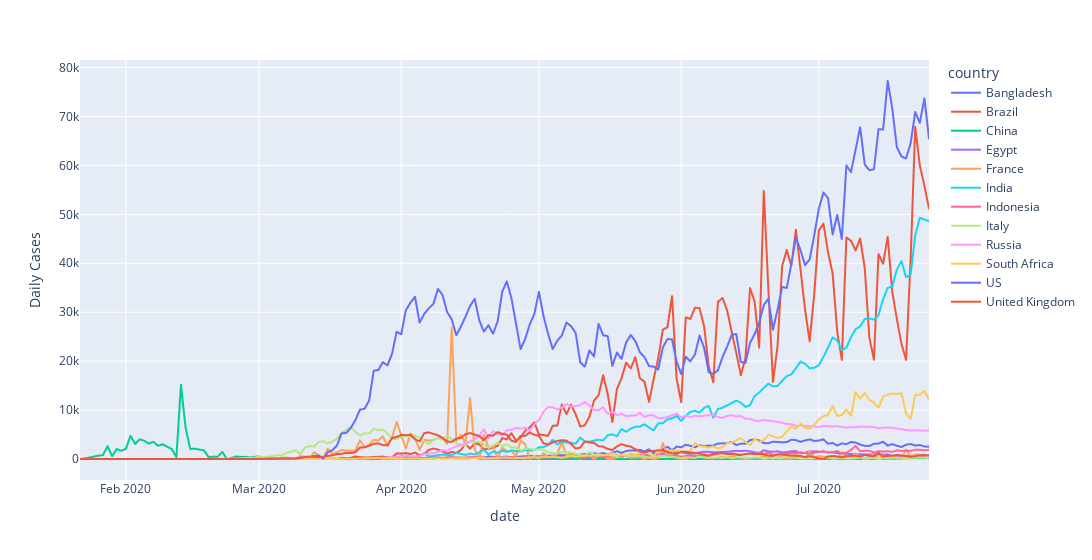
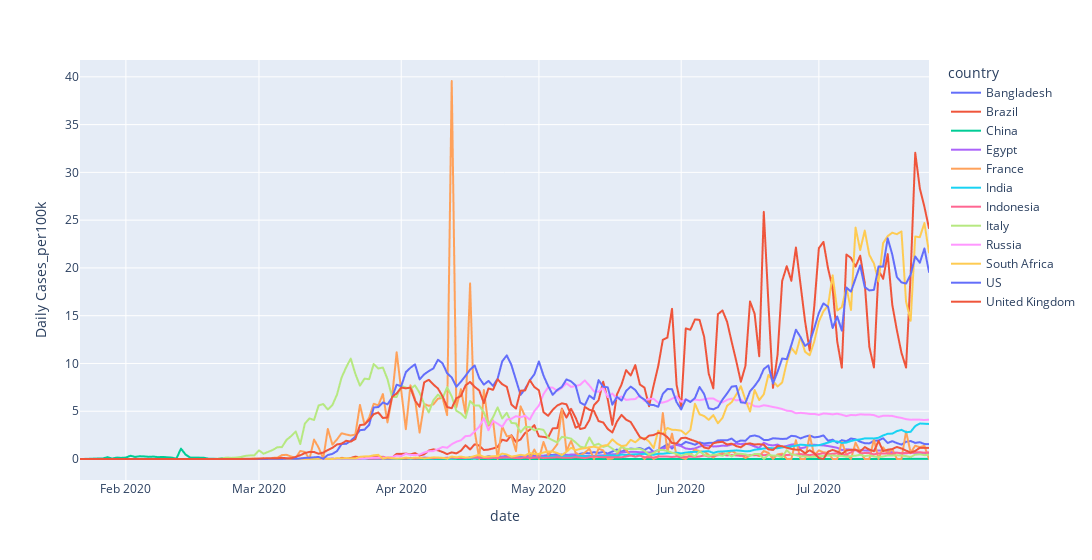
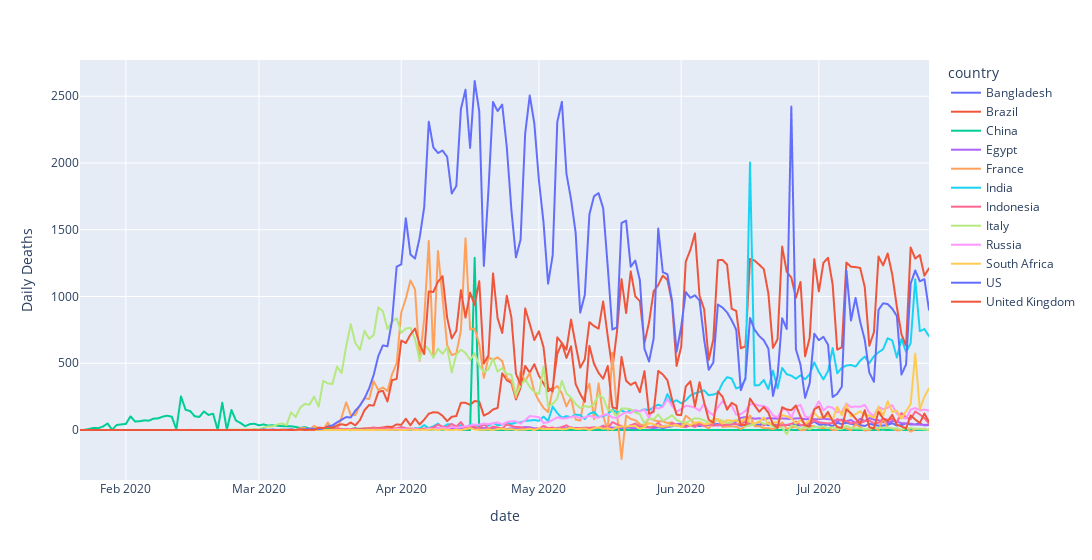
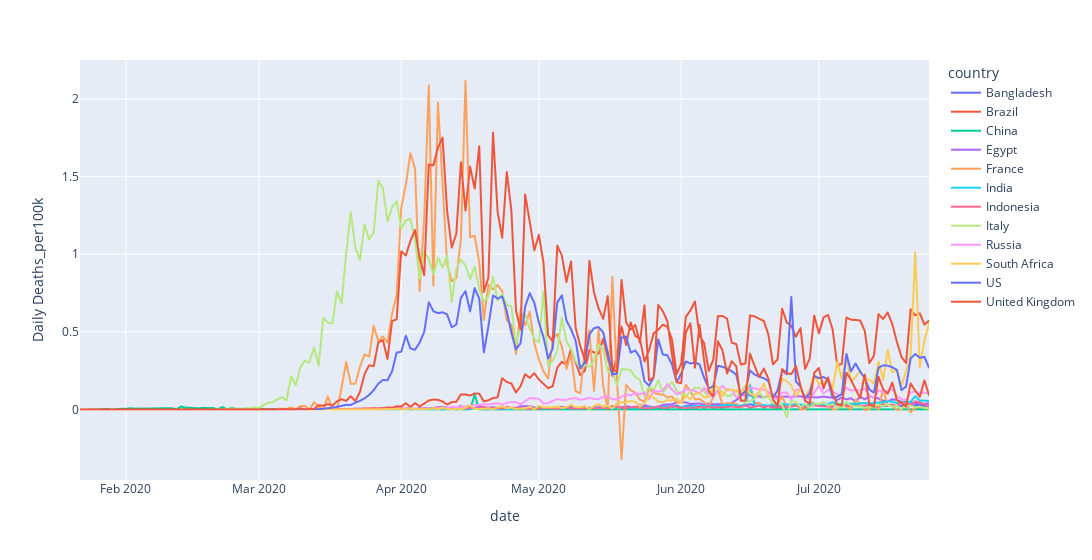

Notebook source saved alongside these figures, in order:
### Code cell
def lineplot_by_country(
        dataframe, 
        y_axis,
        x_axis = "date",
        query = "country in ('US', 'United Kingdom', 'France', 'Italy', 'Egypt', 'India', 'China', 'Russia', 'South Africa', 'Bangladesh', 'Indonesia', 'Brazil') ", 
        color='country', 
        width=1200,
        log_y = False):
    fig = px.line(
            dataframe.query(query),
            x=x_axis, y=y_axis, color=color, width=width, log_y=log_y)
    fig.show()

lineplot_by_country(covid19.df_daily, covid19.COL_DAILY_CASES)
lineplot_by_country(covid19.df_daily, covid19.COL_DAILY_CASES + '_per100k')
lineplot_by_country(covid19.df_daily, covid19.COL_DAILY_DEATHS)
lineplot_by_country(covid19.df_daily, covid19.COL_DAILY_DEATHS + '_per100k')

### Figure 1 — Plotly figure (JSON) as saved in the notebook; plotly's stock layout.template omitted (floating-point values rounded to 4 significant figures; data arrays with more than 128 entries replaced by an {"elided": "..."} marker saying what was removed)
{"data": [{"hovertemplate": "country=Bangladesh<br>date=%{x}<br>Daily Cases=%{y}<extra></extra>", "legendgroup": "Bangladesh", "line": {"color": "#636efa", "dash": "solid"}, "mode": "lines", "name": "Bangladesh", "showlegend": true, "type": "scattergl", "x": {"elided": "186 str values"}, "xaxis": "x", "y": {"elided": "186 int values"}, "yaxis": "y"}, {"hovertemplate": "country=Brazil<br>date=%{x}<br>Daily Cases=%{y}<extra></extra>", "legendgroup": "Brazil", "line": {"color": "#EF553B", "dash": "solid"}, "mode": "lines", "name": "Brazil", "showlegend": true, "type": "scattergl", "x": {"elided": "186 str values"}, "xaxis": "x", "y": {"elided": "186 int values"}, "yaxis": "y"}, {"hovertemplate": "country=China<br>date=%{x}<br>Daily Cases=%{y}<extra></extra>", "legendgroup": "China", "line": {"color": "#00cc96", "dash": "solid"}, "mode": "lines", "name": "China", "showlegend": true, "type": "scattergl", "x": {"elided": "186 str values"}, "xaxis": "x", "y": {"elided": "186 int values"}, "yaxis": "y"}, {"hovertemplate": "country=Egypt<br>date=%{x}<br>Daily Cases=%{y}<extra></extra>", "legendgroup": "Egypt", "line": {"color": "#ab63fa", "dash": "solid"}, "mode": "lines", "name": "Egypt", "showlegend": true, "type": "scattergl", "x": {"elided": "186 str values"}, "xaxis": "x", "y": {"elided": "186 int values"}, "yaxis": "y"}, {"hovertemplate": "country=France<br>date=%{x}<br>Daily Cases=%{y}<extra></extra>", "legendgroup": "France", "line": {"color": "#FFA15A", "dash": "solid"}, "mode": "lines", "name": "France", "showlegend": true, "type": "scattergl", "x": {"elided": "186 str values"}, "xaxis": "x", "y": {"elided": "186 int values"}, "yaxis": "y"}, {"hovertemplate": "country=India<br>date=%{x}<br>Daily Cases=%{y}<extra></extra>", "legendgroup": "India", "line": {"color": "#19d3f3", "dash": "solid"}, "mode": "lines", "name": "India", "showlegend": true, "type": "scattergl", "x": {"elided": "186 str values"}, "xaxis": "x", "y": {"elided": "186 int values"}, "yaxis": "y"}, {"hovertemplate": "country=Indonesia<br>date=%{x}<br>Daily Cases=%{y}<extra></extra>", "legendgroup": "Indonesia", "line": {"color": "#FF6692", "dash": "solid"}, "mode": "lines", "name": "Indonesia", "showlegend": true, "type": "scattergl", "x": {"elided": "186 str values"}, "xaxis": "x", "y": {"elided": "186 int values"}, "yaxis": "y"}, {"hovertemplate": "country=Italy<br>date=%{x}<br>Daily Cases=%{y}<extra></extra>", "legendgroup": "Italy", "line": {"color": "#B6E880", "dash": "solid"}, "mode": "lines", "name": "Italy", "showlegend": true, "type": "scattergl", "x": {"elided": "186 str values"}, "xaxis": "x", "y": {"elided": "186 int values"}, "yaxis": "y"}, {"hovertemplate": "country=Russia<br>date=%{x}<br>Daily Cases=%{y}<extra></extra>", "legendgroup": "Russia", "line": {"color": "#FF97FF", "dash": "solid"}, "mode": "lines", "name": "Russia", "showlegend": true, "type": "scattergl", "x": {"elided": "186 str values"}, "xaxis": "x", "y": {"elided": "186 int values"}, "yaxis": "y"}, {"hovertemplate": "country=South Africa<br>date=%{x}<br>Daily Cases=%{y}<extra></extra>", "legendgroup": "South Africa", "line": {"color": "#FECB52", "dash": "solid"}, "mode": "lines", "name": "South Africa", "showlegend": true, "type": "scattergl", "x": {"elided": "186 str values"}, "xaxis": "x", "y": {"elided": "186 int values"}, "yaxis": "y"}, {"hovertemplate": "country=US<br>date=%{x}<br>Daily Cases=%{y}<extra></extra>", "legendgroup": "US", "line": {"color": "#636efa", "dash": "solid"}, "mode": "lines", "name": "US", "showlegend": true, "type": "scattergl", "x": {"elided": "186 str values"}, "xaxis": "x", "y": {"elided": "186 int values"}, "yaxis": "y"}, {"hovertemplate": "country=United Kingdom<br>date=%{x}<br>Daily Cases=%{y}<extra></extra>", "legendgroup": "United Kingdom", "line": {"color": "#EF553B", "dash": "solid"}, "mode": "lines", "name": "United Kingdom", "showlegend": true, "type": "scattergl", "x": {"elided": "186 str values"}, "xaxis": "x", "y": {"elided": "186 int values"}, "yaxis": "y"}], "layout": {"legend": {"title": {"text": "country"}, "tracegroupgap": 0}, "margin": {"t": 60}, "width": 1200, "xaxis": {"anchor": "y", "domain": [0, 1], "title": {"text": "date"}}, "yaxis": {"anchor": "x", "domain": [0, 1], "title": {"text": "Daily Cases"}}}}

### Figure 2 — Plotly figure (JSON) as saved in the notebook; plotly's stock layout.template omitted (floating-point values rounded to 4 significant figures; data arrays with more than 128 entries replaced by an {"elided": "..."} marker saying what was removed)
{"data": [{"hovertemplate": "country=Bangladesh<br>date=%{x}<br>Daily Cases_per100k=%{y}<extra></extra>", "legendgroup": "Bangladesh", "line": {"color": "#636efa", "dash": "solid"}, "mode": "lines", "name": "Bangladesh", "showlegend": true, "type": "scattergl", "x": {"elided": "186 str values"}, "xaxis": "x", "y": {"elided": "186 float values"}, "yaxis": "y"}, {"hovertemplate": "country=Brazil<br>date=%{x}<br>Daily Cases_per100k=%{y}<extra></extra>", "legendgroup": "Brazil", "line": {"color": "#EF553B", "dash": "solid"}, "mode": "lines", "name": "Brazil", "showlegend": true, "type": "scattergl", "x": {"elided": "186 str values"}, "xaxis": "x", "y": {"elided": "186 float values"}, "yaxis": "y"}, {"hovertemplate": "country=China<br>date=%{x}<br>Daily Cases_per100k=%{y}<extra></extra>", "legendgroup": "China", "line": {"color": "#00cc96", "dash": "solid"}, "mode": "lines", "name": "China", "showlegend": true, "type": "scattergl", "x": {"elided": "186 str values"}, "xaxis": "x", "y": {"elided": "186 float values"}, "yaxis": "y"}, {"hovertemplate": "country=Egypt<br>date=%{x}<br>Daily Cases_per100k=%{y}<extra></extra>", "legendgroup": "Egypt", "line": {"color": "#ab63fa", "dash": "solid"}, "mode": "lines", "name": "Egypt", "showlegend": true, "type": "scattergl", "x": {"elided": "186 str values"}, "xaxis": "x", "y": {"elided": "186 float values"}, "yaxis": "y"}, {"hovertemplate": "country=France<br>date=%{x}<br>Daily Cases_per100k=%{y}<extra></extra>", "legendgroup": "France", "line": {"color": "#FFA15A", "dash": "solid"}, "mode": "lines", "name": "France", "showlegend": true, "type": "scattergl", "x": {"elided": "186 str values"}, "xaxis": "x", "y": {"elided": "186 float values"}, "yaxis": "y"}, {"hovertemplate": "country=India<br>date=%{x}<br>Daily Cases_per100k=%{y}<extra></extra>", "legendgroup": "India", "line": {"color": "#19d3f3", "dash": "solid"}, "mode": "lines", "name": "India", "showlegend": true, "type": "scattergl", "x": {"elided": "186 str values"}, "xaxis": "x", "y": {"elided": "186 float values"}, "yaxis": "y"}, {"hovertemplate": "country=Indonesia<br>date=%{x}<br>Daily Cases_per100k=%{y}<extra></extra>", "legendgroup": "Indonesia", "line": {"color": "#FF6692", "dash": "solid"}, "mode": "lines", "name": "Indonesia", "showlegend": true, "type": "scattergl", "x": {"elided": "186 str values"}, "xaxis": "x", "y": {"elided": "186 float values"}, "yaxis": "y"}, {"hovertemplate": "country=Italy<br>date=%{x}<br>Daily Cases_per100k=%{y}<extra></extra>", "legendgroup": "Italy", "line": {"color": "#B6E880", "dash": "solid"}, "mode": "lines", "name": "Italy", "showlegend": true, "type": "scattergl", "x": {"elided": "186 str values"}, "xaxis": "x", "y": {"elided": "186 float values"}, "yaxis": "y"}, {"hovertemplate": "country=Russia<br>date=%{x}<br>Daily Cases_per100k=%{y}<extra></extra>", "legendgroup": "Russia", "line": {"color": "#FF97FF", "dash": "solid"}, "mode": "lines", "name": "Russia", "showlegend": true, "type": "scattergl", "x": {"elided": "186 str values"}, "xaxis": "x", "y": {"elided": "186 float values"}, "yaxis": "y"}, {"hovertemplate": "country=South Africa<br>date=%{x}<br>Daily Cases_per100k=%{y}<extra></extra>", "legendgroup": "South Africa", "line": {"color": "#FECB52", "dash": "solid"}, "mode": "lines", "name": "South Africa", "showlegend": true, "type": "scattergl", "x": {"elided": "186 str values"}, "xaxis": "x", "y": {"elided": "186 float values"}, "yaxis": "y"}, {"hovertemplate": "country=US<br>date=%{x}<br>Daily Cases_per100k=%{y}<extra></extra>", "legendgroup": "US", "line": {"color": "#636efa", "dash": "solid"}, "mode": "lines", "name": "US", "showlegend": true, "type": "scattergl", "x": {"elided": "186 str values"}, "xaxis": "x", "y": {"elided": "186 float values"}, "yaxis": "y"}, {"hovertemplate": "country=United Kingdom<br>date=%{x}<br>Daily Cases_per100k=%{y}<extra></extra>", "legendgroup": "United Kingdom", "line": {"color": "#EF553B", "dash": "solid"}, "mode": "lines", "name": "United Kingdom", "showlegend": true, "type": "scattergl", "x": {"elided": "186 str values"}, "xaxis": "x", "y": {"elided": "186 float values"}, "yaxis": "y"}], "layout": {"legend": {"title": {"text": "country"}, "tracegroupgap": 0}, "margin": {"t": 60}, "width": 1200, "xaxis": {"anchor": "y", "domain": [0, 1], "title": {"text": "date"}}, "yaxis": {"anchor": "x", "domain": [0, 1], "title": {"text": "Daily Cases_per100k"}}}}

### Figure 3 — Plotly figure (JSON) as saved in the notebook; plotly's stock layout.template omitted (floating-point values rounded to 4 significant figures; data arrays with more than 128 entries replaced by an {"elided": "..."} marker saying what was removed)
{"data": [{"hovertemplate": "country=Bangladesh<br>date=%{x}<br>Daily Deaths=%{y}<extra></extra>", "legendgroup": "Bangladesh", "line": {"color": "#636efa", "dash": "solid"}, "mode": "lines", "name": "Bangladesh", "showlegend": true, "type": "scattergl", "x": {"elided": "186 str values"}, "xaxis": "x", "y": {"elided": "186 int values"}, "yaxis": "y"}, {"hovertemplate": "country=Brazil<br>date=%{x}<br>Daily Deaths=%{y}<extra></extra>", "legendgroup": "Brazil", "line": {"color": "#EF553B", "dash": "solid"}, "mode": "lines", "name": "Brazil", "showlegend": true, "type": "scattergl", "x": {"elided": "186 str values"}, "xaxis": "x", "y": {"elided": "186 int values"}, "yaxis": "y"}, {"hovertemplate": "country=China<br>date=%{x}<br>Daily Deaths=%{y}<extra></extra>", "legendgroup": "China", "line": {"color": "#00cc96", "dash": "solid"}, "mode": "lines", "name": "China", "showlegend": true, "type": "scattergl", "x": {"elided": "186 str values"}, "xaxis": "x", "y": {"elided": "186 int values"}, "yaxis": "y"}, {"hovertemplate": "country=Egypt<br>date=%{x}<br>Daily Deaths=%{y}<extra></extra>", "legendgroup": "Egypt", "line": {"color": "#ab63fa", "dash": "solid"}, "mode": "lines", "name": "Egypt", "showlegend": true, "type": "scattergl", "x": {"elided": "186 str values"}, "xaxis": "x", "y": {"elided": "186 int values"}, "yaxis": "y"}, {"hovertemplate": "country=France<br>date=%{x}<br>Daily Deaths=%{y}<extra></extra>", "legendgroup": "France", "line": {"color": "#FFA15A", "dash": "solid"}, "mode": "lines", "name": "France", "showlegend": true, "type": "scattergl", "x": {"elided": "186 str values"}, "xaxis": "x", "y": {"elided": "186 int values"}, "yaxis": "y"}, {"hovertemplate": "country=India<br>date=%{x}<br>Daily Deaths=%{y}<extra></extra>", "legendgroup": "India", "line": {"color": "#19d3f3", "dash": "solid"}, "mode": "lines", "name": "India", "showlegend": true, "type": "scattergl", "x": {"elided": "186 str values"}, "xaxis": "x", "y": {"elided": "186 int values"}, "yaxis": "y"}, {"hovertemplate": "country=Indonesia<br>date=%{x}<br>Daily Deaths=%{y}<extra></extra>", "legendgroup": "Indonesia", "line": {"color": "#FF6692", "dash": "solid"}, "mode": "lines", "name": "Indonesia", "showlegend": true, "type": "scattergl", "x": {"elided": "186 str values"}, "xaxis": "x", "y": {"elided": "186 int values"}, "yaxis": "y"}, {"hovertemplate": "country=Italy<br>date=%{x}<br>Daily Deaths=%{y}<extra></extra>", "legendgroup": "Italy", "line": {"color": "#B6E880", "dash": "solid"}, "mode": "lines", "name": "Italy", "showlegend": true, "type": "scattergl", "x": {"elided": "186 str values"}, "xaxis": "x", "y": {"elided": "186 int values"}, "yaxis": "y"}, {"hovertemplate": "country=Russia<br>date=%{x}<br>Daily Deaths=%{y}<extra></extra>", "legendgroup": "Russia", "line": {"color": "#FF97FF", "dash": "solid"}, "mode": "lines", "name": "Russia", "showlegend": true, "type": "scattergl", "x": {"elided": "186 str values"}, "xaxis": "x", "y": {"elided": "186 int values"}, "yaxis": "y"}, {"hovertemplate": "country=South Africa<br>date=%{x}<br>Daily Deaths=%{y}<extra></extra>", "legendgroup": "South Africa", "line": {"color": "#FECB52", "dash": "solid"}, "mode": "lines", "name": "South Africa", "showlegend": true, "type": "scattergl", "x": {"elided": "186 str values"}, "xaxis": "x", "y": {"elided": "186 int values"}, "yaxis": "y"}, {"hovertemplate": "country=US<br>date=%{x}<br>Daily Deaths=%{y}<extra></extra>", "legendgroup": "US", "line": {"color": "#636efa", "dash": "solid"}, "mode": "lines", "name": "US", "showlegend": true, "type": "scattergl", "x": {"elided": "186 str values"}, "xaxis": "x", "y": {"elided": "186 int values"}, "yaxis": "y"}, {"hovertemplate": "country=United Kingdom<br>date=%{x}<br>Daily Deaths=%{y}<extra></extra>", "legendgroup": "United Kingdom", "line": {"color": "#EF553B", "dash": "solid"}, "mode": "lines", "name": "United Kingdom", "showlegend": true, "type": "scattergl", "x": {"elided": "186 str values"}, "xaxis": "x", "y": {"elided": "186 int values"}, "yaxis": "y"}], "layout": {"legend": {"title": {"text": "country"}, "tracegroupgap": 0}, "margin": {"t": 60}, "width": 1200, "xaxis": {"anchor": "y", "domain": [0, 1], "title": {"text": "date"}}, "yaxis": {"anchor": "x", "domain": [0, 1], "title": {"text": "Daily Deaths"}}}}

### Figure 4 — Plotly figure (JSON) as saved in the notebook; plotly's stock layout.template omitted (floating-point values rounded to 4 significant figures; data arrays with more than 128 entries replaced by an {"elided": "..."} marker saying what was removed)
{"data": [{"hovertemplate": "country=Bangladesh<br>date=%{x}<br>Daily Deaths_per100k=%{y}<extra></extra>", "legendgroup": "Bangladesh", "line": {"color": "#636efa", "dash": "solid"}, "mode": "lines", "name": "Bangladesh", "showlegend": true, "type": "scattergl", "x": {"elided": "186 str values"}, "xaxis": "x", "y": {"elided": "186 float values"}, "yaxis": "y"}, {"hovertemplate": "country=Brazil<br>date=%{x}<br>Daily Deaths_per100k=%{y}<extra></extra>", "legendgroup": "Brazil", "line": {"color": "#EF553B", "dash": "solid"}, "mode": "lines", "name": "Brazil", "showlegend": true, "type": "scattergl", "x": {"elided": "186 str values"}, "xaxis": "x", "y": {"elided": "186 float values"}, "yaxis": "y"}, {"hovertemplate": "country=China<br>date=%{x}<br>Daily Deaths_per100k=%{y}<extra></extra>", "legendgroup": "China", "line": {"color": "#00cc96", "dash": "solid"}, "mode": "lines", "name": "China", "showlegend": true, "type": "scattergl", "x": {"elided": "186 str values"}, "xaxis": "x", "y": {"elided": "186 float values"}, "yaxis": "y"}, {"hovertemplate": "country=Egypt<br>date=%{x}<br>Daily Deaths_per100k=%{y}<extra></extra>", "legendgroup": "Egypt", "line": {"color": "#ab63fa", "dash": "solid"}, "mode": "lines", "name": "Egypt", "showlegend": true, "type": "scattergl", "x": {"elided": "186 str values"}, "xaxis": "x", "y": {"elided": "186 float values"}, "yaxis": "y"}, {"hovertemplate": "country=France<br>date=%{x}<br>Daily Deaths_per100k=%{y}<extra></extra>", "legendgroup": "France", "line": {"color": "#FFA15A", "dash": "solid"}, "mode": "lines", "name": "France", "showlegend": true, "type": "scattergl", "x": {"elided": "186 str values"}, "xaxis": "x", "y": {"elided": "186 float values"}, "yaxis": "y"}, {"hovertemplate": "country=India<br>date=%{x}<br>Daily Deaths_per100k=%{y}<extra></extra>", "legendgroup": "India", "line": {"color": "#19d3f3", "dash": "solid"}, "mode": "lines", "name": "India", "showlegend": true, "type": "scattergl", "x": {"elided": "186 str values"}, "xaxis": "x", "y": {"elided": "186 float values"}, "yaxis": "y"}, {"hovertemplate": "country=Indonesia<br>date=%{x}<br>Daily Deaths_per100k=%{y}<extra></extra>", "legendgroup": "Indonesia", "line": {"color": "#FF6692", "dash": "solid"}, "mode": "lines", "name": "Indonesia", "showlegend": true, "type": "scattergl", "x": {"elided": "186 str values"}, "xaxis": "x", "y": {"elided": "186 float values"}, "yaxis": "y"}, {"hovertemplate": "country=Italy<br>date=%{x}<br>Daily Deaths_per100k=%{y}<extra></extra>", "legendgroup": "Italy", "line": {"color": "#B6E880", "dash": "solid"}, "mode": "lines", "name": "Italy", "showlegend": true, "type": "scattergl", "x": {"elided": "186 str values"}, "xaxis": "x", "y": {"elided": "186 float values"}, "yaxis": "y"}, {"hovertemplate": "country=Russia<br>date=%{x}<br>Daily Deaths_per100k=%{y}<extra></extra>", "legendgroup": "Russia", "line": {"color": "#FF97FF", "dash": "solid"}, "mode": "lines", "name": "Russia", "showlegend": true, "type": "scattergl", "x": {"elided": "186 str values"}, "xaxis": "x", "y": {"elided": "186 float values"}, "yaxis": "y"}, {"hovertemplate": "country=South Africa<br>date=%{x}<br>Daily Deaths_per100k=%{y}<extra></extra>", "legendgroup": "South Africa", "line": {"color": "#FECB52", "dash": "solid"}, "mode": "lines", "name": "South Africa", "showlegend": true, "type": "scattergl", "x": {"elided": "186 str values"}, "xaxis": "x", "y": {"elided": "186 float values"}, "yaxis": "y"}, {"hovertemplate": "country=US<br>date=%{x}<br>Daily Deaths_per100k=%{y}<extra></extra>", "legendgroup": "US", "line": {"color": "#636efa", "dash": "solid"}, "mode": "lines", "name": "US", "showlegend": true, "type": "scattergl", "x": {"elided": "186 str values"}, "xaxis": "x", "y": {"elided": "186 float values"}, "yaxis": "y"}, {"hovertemplate": "country=United Kingdom<br>date=%{x}<br>Daily Deaths_per100k=%{y}<extra></extra>", "legendgroup": "United Kingdom", "line": {"color": "#EF553B", "dash": "solid"}, "mode": "lines", "name": "United Kingdom", "showlegend": true, "type": "scattergl", "x": {"elided": "186 str values"}, "xaxis": "x", "y": {"elided": "186 float values"}, "yaxis": "y"}], "layout": {"legend": {"title": {"text": "country"}, "tracegroupgap": 0}, "margin": {"t": 60}, "width": 1200, "xaxis": {"anchor": "y", "domain": [0, 1], "title": {"text": "date"}}, "yaxis": {"anchor": "x", "domain": [0, 1], "title": {"text": "Daily Deaths_per100k"}}}}
